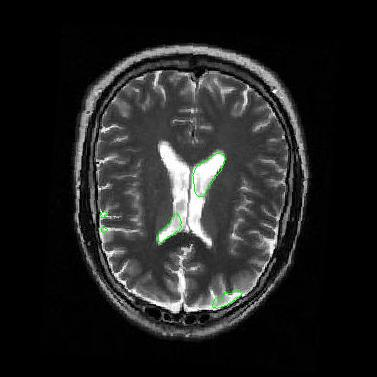
%> input picture pics/D_normal1.jpg, 377 x 377 px
$ octave --eval "result = center(imread('../pics/D_normal1.jpg'));"   (GNU Octave 9; MATLAB toolbox functions it lacks are replaced by stand-ins)
%> lines starting %> are read from the running program, lines starting %| are printed output that depends on the picture
### matlab/ait_centroid.m
%%%%%%%%%%%%%%%%%%%%%%%%%%%%%%%%%%%%%%%%%%%%%%%%%%%%%%%%%%%%%%%%%%%%%%%%%%%%%%%%%%%%%%%%%%%%%%%%%%%%%%
% Function Developed by Fahd A. Abbasi.
% Department of Electrical and Electronics Engineering, University of
% Engineering and Technology, Taxila, PAKISTAN.
%%%%%%%%%%%%%%%%%%%%%%%%%%%%%%%%%%%%%%%%%%%%%%%%%%%%%%%%%%%%%%%%%%%%%%%%%%%%%%%%%
%
% Function takes a picture as an argument (suitably should contain only one
% object whose centroid is to be obtained) and returns the x and y
% coordinates of its centroid.
%%%%%%%%%%%%%%%%%%%%%%%%%%%%%%%%%%%%%%%%%%%%%%%%%%%%%%%%%%%%%%%%%%%%%%%%%%%%%%%%%
%
% USAGE (SAMPLE CODE)
%
%   pic = imread('ic.tif');
%   [x,y] = ait_centroid(pic);
%   x
%   y
%   imshow(pic); pixval on
%
%%%%%%%%%%%%%%%%%%%%%%%%%%%%%%%%%%%%%%%%%%%%%%%%%%%%%%%%%%%%%%%%%%%%%%%%%%%%%%%%%%%%%%%%%%%%%%%%%%%%%%


function [meanx,meany] = ait_centroid(pic)


[x,y,z] = size(pic);          % Checking whether the picture is colored or monochromatic, if colored then converting to gray.
%> x = 377; y = 377; z = 3
if(z==1)
    ;
else
    pic = rgb2gray(pic);
end


im = pic;
[rows,cols] = size(im);
%> rows = 377; cols = 377
x = ones(rows,1)*[1:cols];    % Matrix with each pixel set to its x coordinate
y = [1:rows]'*ones(1,cols);   %   "     "     "    "    "  "   "  y    "

area = sum(sum(im));
%> area = 19130
meanx = sum(sum(double(im).*x))/area;
%> meanx = 188.9
meany = sum(sum(double(im).*y))/area;
%> meany = 189.1

### matlab/center.m
function [result] = center(input)

I = mat2gray(input);

meanx = 0;
meany = 0;
Zmax = 1;

[meanx,meany] = ait_centroid(I);
%> meanx = 188.9; meany = 189.1

pictureWidth = size(I,2);
%> pictureWidth = 377
pictureXCenter = floor(size(I,2)/2);
%> pictureXCenter = 188

pictureHeight = size(I,1);
%> pictureHeight = 377
pictureYCenter = floor(size(I,1)/2);
%> pictureYCenter = 188

shiftX = pictureXCenter - floor(meanx);
%> shiftX = 0
shiftY = pictureYCenter - floor(meany);
%> shiftY = -1

shift = zeros(pictureHeight,pictureWidth,Zmax);

%shift entire image so centroid is in center of image
for countY = 1:1:pictureHeight
    for countX = 1:1:pictureWidth
        for countZ = 1:1:Zmax
            if (((countY-shiftY) >= 1) && ((countY-shiftY) <= pictureHeight))
                if (((countX-shiftX) >= 1) && ((countX-shiftX) <= pictureWidth))
                  shift(countY,countX,countZ) = I(countY-shiftY,countX-shiftX,countZ);
                end
            end
        end
    end
end
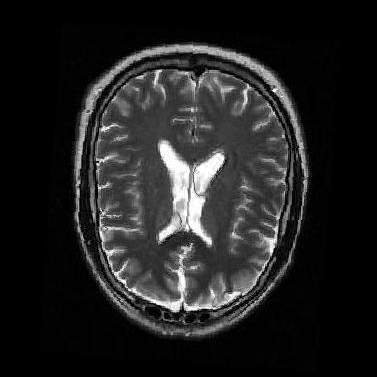
%> shift: size 377x377 double; min 0, max 1, mean 0.133

result = shift;

$ run again, on pics/D_normal6.jpg
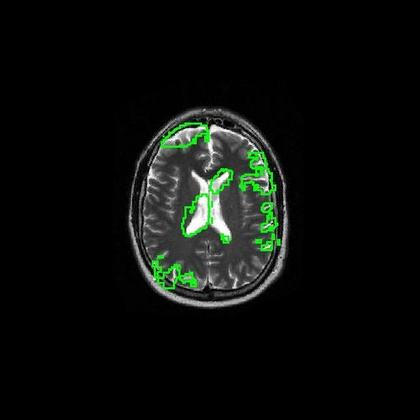
%> input picture pics/D_normal6.jpg, 420 x 420 px, shrunk from 617 x 617 before the run
%> in ait_centroid, `pic = rgb2gray(pic);`:
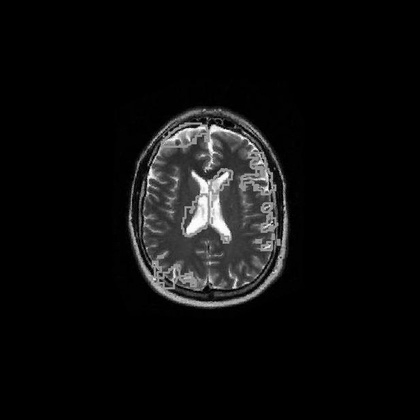
%> pic: size 420x420 double; min 0, max 1, mean 0.0532
%> area = 9392.4
%> in ait_centroid, `meanx = sum(sum(double(im).*x))/area;`: meanx = 210.8
%> in ait_centroid, `meany = sum(sum(double(im).*y))/area;`: meany = 210
%> in center, `[meanx,meany] = ait_centroid(I);`: meanx = 210.8; meany = 210
%> shiftX = 0
%> shiftY = 1
%> after the loop in center, `for countY = 1:1:pictureHeight`:
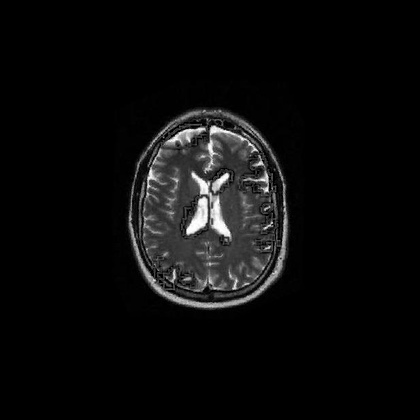
%> shift: size 420x420 double; min 0, max 1, mean 0.0462

$ run again, on pics/D_tumor1.jpg
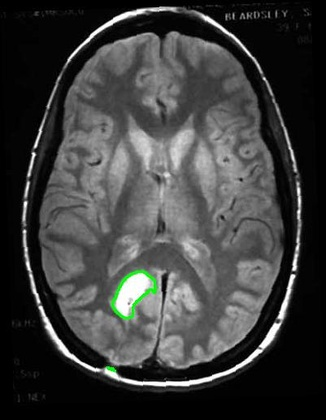
%> input picture pics/D_tumor1.jpg, 326 x 420 px, shrunk from 401 x 517 before the run
%> area = 33050.8
%> in ait_centroid, `meanx = sum(sum(double(im).*x))/area;`: meanx = 163.3
%> in ait_centroid, `meany = sum(sum(double(im).*y))/area;`: meany = 211.4
%> in center, `[meanx,meany] = ait_centroid(I);`: meanx = 163.3; meany = 211.4
%> shiftX = 0
%> shiftY = -1
%> after the loop in center, `for countY = 1:1:pictureHeight`:
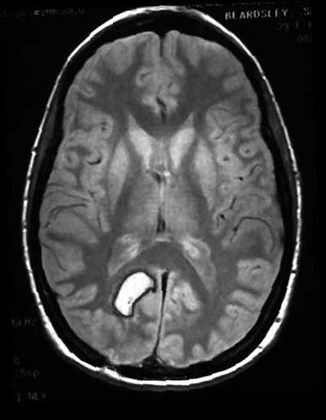
%> shift: size 420x326 double; min 0, max 1, mean 0.239

$ run again, on pics/D_tumor3.jpg
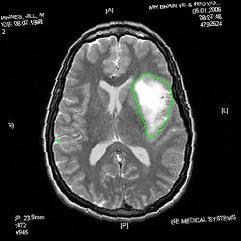
%> input picture pics/D_tumor3.jpg, 241 x 241 px
%> area = 12345.7
%> in ait_centroid, `meanx = sum(sum(double(im).*x))/area;`: meanx = 121.3
%> shiftX = -1
%> after the loop in center, `for countY = 1:1:pictureHeight`:
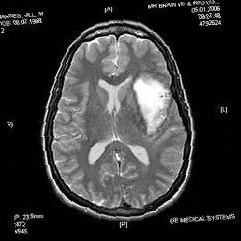
%> shift: size 241x241 double; min 0, max 1, mean 0.211
